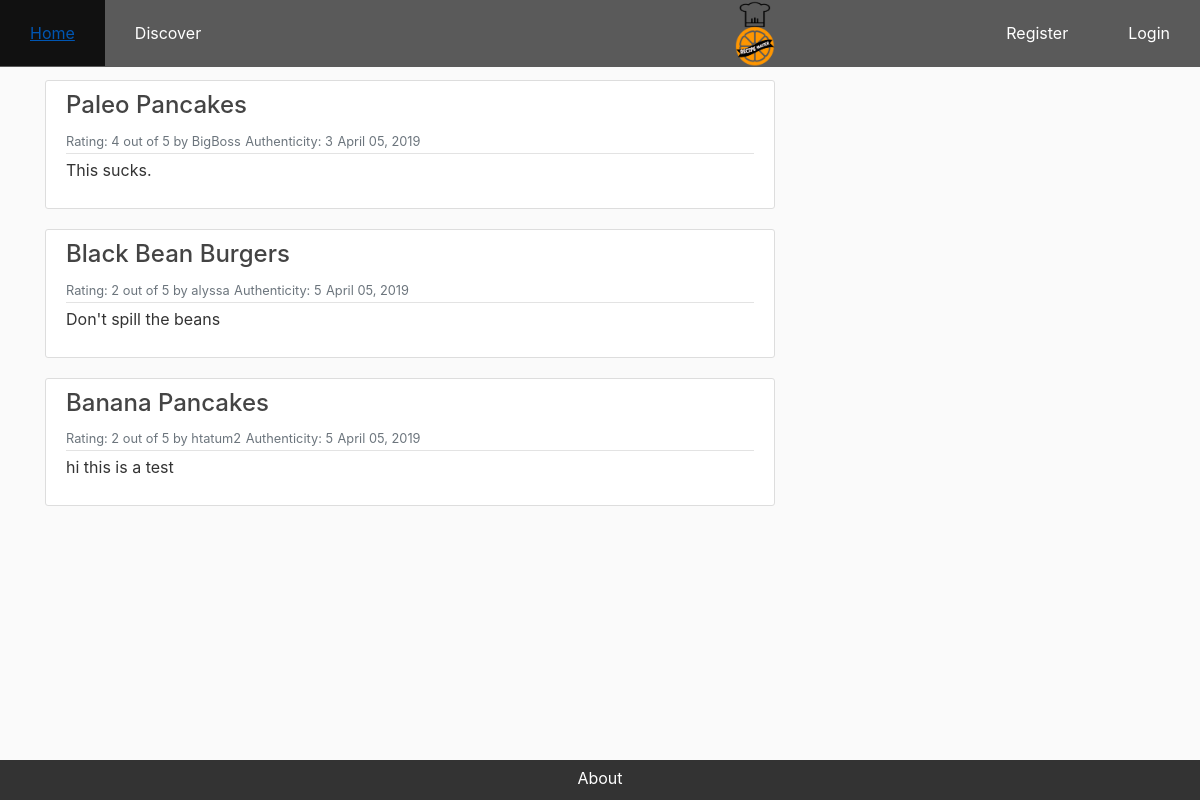
The app's page /reviews/ with its own data.
### master_app/models.py (models this page shows, shortened)
class Review(models.Model):
    review_name = models.CharField(max_length=100, default='')
    RATING_CHOICES = ((1, 1), (2, 2), (3, 3), (4, 4), (5, 5))
    rating = models.PositiveSmallIntegerField('Overall Rating (stars) ', blank=False, default = 3, choices = RATING_CHOICES)
    authenticityRating = models.PositiveSmallIntegerField('Authenticity Rating (stars) ', blank=False, default = 3, choices = RATING_CHOICES)
    comment = models.TextField(blank=True, null=True)
    user = models.ForeignKey(User, default=1, on_delete=models.CASCADE)
    date = models.DateField(default=date.today)
    recipe = models.ForeignKey(Recipe, on_delete=models.CASCADE)

class Recipe(models.Model):
    recipe_name = models.CharField(max_length=100)
    country = models.CharField(max_length=100, default='')
    category_choices = ((1, 'Vegan'), (2, 'Keto'), (3, 'Paleo'), (4, 'Vegetarian'), (5, 'General'))
    category = models.PositiveSmallIntegerField('Category', blank=False, default = 5, choices = category_choices)
    description = models.CharField(max_length=200, default='')
    calories = MinMaxFloat(min_value=0.0, max_value=10000.0, default=0.0)
    meal_PrepTime_Minutes= MinMaxFloat(min_value=5.0, max_value=10000.0)
    image = models.ImageField(default='food_default.jpg', upload_to='recipe_pics')
    ingredients_list = models.TextField(max_length=500, default='')
    instructions = models.TextField(max_length=1000, default='')
    date_posted = models.DateTimeField(default=timezone.now)
    recipe_creator = models.ForeignKey(User, on_delete=models.CASCADE)

### master_app/views.py (the view)
# urls.py: path('reviews/', views.review_list, name='review_list'),
def review_list(request):
    latest_review_list = Review.objects.order_by('-date')[:9]
    context = {'latest_review_list': latest_review_list}
    return render(request, 'master_app/review_list.html', context)

### master_app/templates/master_app/review_list.html (shortened to what this page needs)
{% extends "master_app/base.html" %}
{% load crispy_forms_tags %}
{% block content %}
{% if latest_review_list %}
    {% for review in latest_review_list %}
        <article class="media content-section">
          <div class="media-body">
            <div class="article-metadata">
                <h4>{{review.recipe.recipe_name}}</h4>
                <small class="text-muted">Rating: {{ review.rating}} out of 5 by {{review.user}}</small>
                <small class="text-muted"> Authenticity: {{ review.authenticityRating}}</small>
                <small class="text-muted">{{ review.date|date:"F d, Y" }}</small>
            </div>
            <p class="article-content">{{ review.comment }}</p>
          </div>
        </article>
    {% endfor %}
</div>
    {% else %}
<p>No reviews are available.</p>
{% endif %}
{% endblock content %}

### master_app/static/master_app/main.css (style rules this page uses)
body { background: #fafafa; color: #333333; margin-top: 5rem; }
h1, h2, h3, h4, h5, h6 { color: #444444; }
.content-section { background: #ffffff; padding: 10px 20px; border: 1px solid #dddddd; border-radius: 3px; margin-bottom: 20px; }
.article-content { white-space: pre-line; }
.article-metadata { padding-bottom: 1px; margin-bottom: 4px; border-bottom: 1px solid #e3e3e3 }

### records on screen
Review: recipe.recipe_name "Paleo Pancakes", rating "4", user "BigBoss", authenticityRating "3", date "April 05, 2019", comment "This sucks."
Review: recipe.recipe_name "Black Bean Burgers", rating "2", user "alyssa", authenticityRating "5", date "April 05, 2019", comment "Don't spill the beans"
Review: recipe.recipe_name "Banana Pancakes", rating "2", user "htatum2", authenticityRating "5", date "April 05, 2019", comment "hi this is a test"
